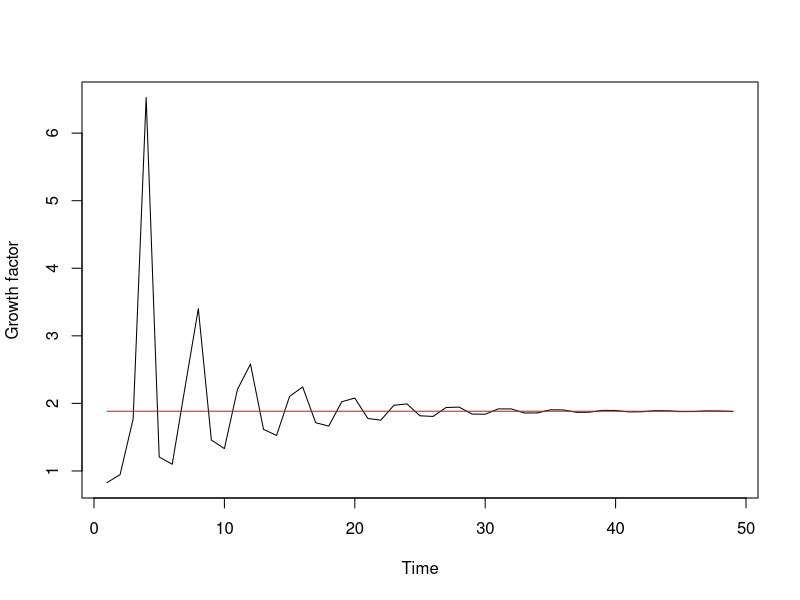
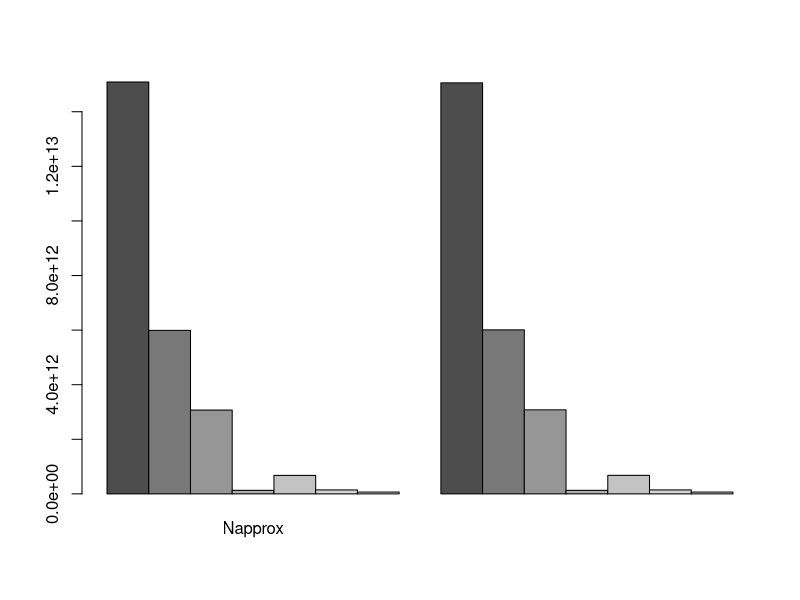
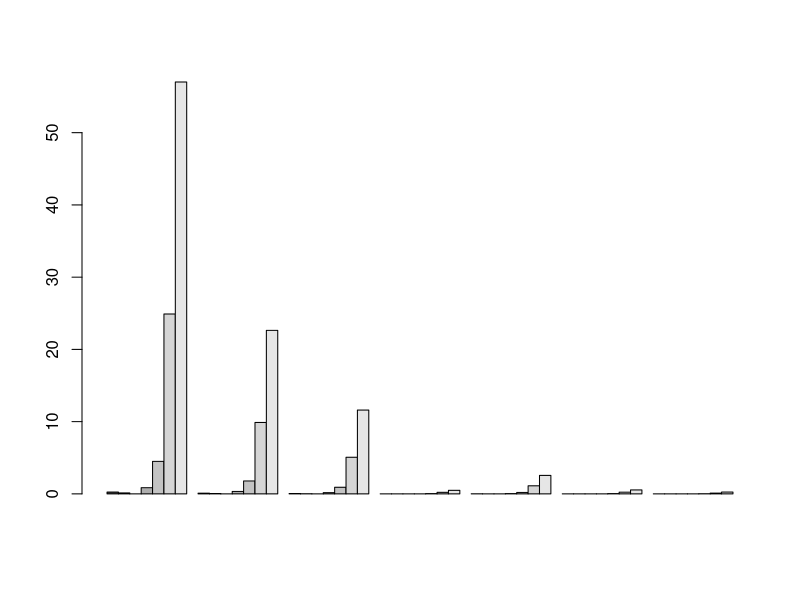
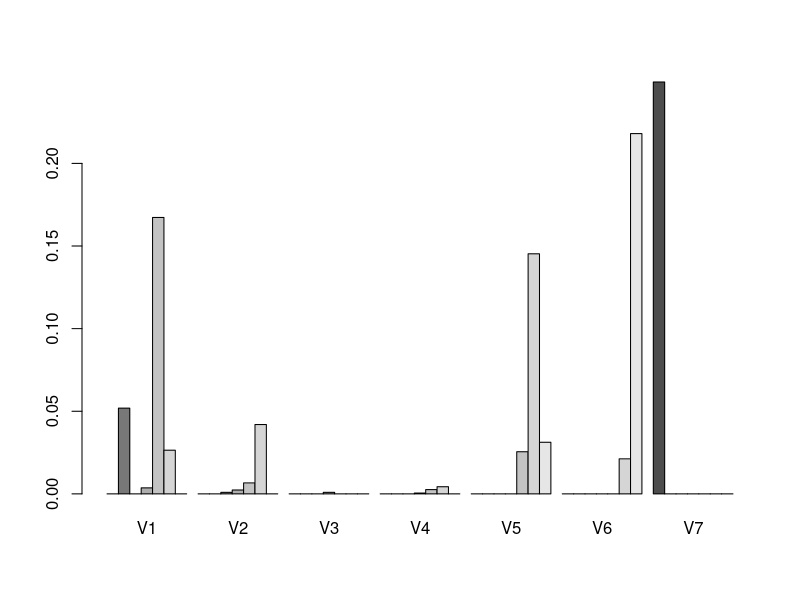

R code for these plots, in order:
# 1. upload Teasel data
# 2. run for 50 time steps staring with 2 individuals in stage 1
# 3. plot actual growth factors over time: total N[t+1]/N[t]
# 4. plot expected growth factor over time: leading eigenvalue
# how much deviation do you get from not being in stable age distribution

# upload Teasel data
TS = as.matrix(read.table("teasel_stage.txt"))

# run through time
nstg = ncol(TS) # number of stages in the Teasel model
n0 = c(2, rep(0,nstg-1)) # initial population vector
tf = 50 # final run time
Nt = matrix(NA,nrow=nstg,ncol=tf)
Nt[,1] = n0 # fill in initial conditions# for loop through time
for(t in 1:(tf-1)) {
  Nt[,t+1] = TS%*%Nt[,t]
}

# calculate annual population growth factors
Ntot_t = colSums(Nt) # total population sizes through time
gt = Ntot_t[2:tf]/Ntot_t[1:(tf-1)] # growth factor
# alternate: Ntot_t[-1]/Ntot_t[-tf] # take out 1st entry in numerator, take out last entry in demoninator
lambda = Re(eigen(TS)$values[1]) # leading eigenvalue
# plot
plot(1:(tf-1),gt,type="l",col="black",xlab="Time",ylab="Growth factor")
lines(1:(tf-1), rep(lambda,tf-1),col="red")

#------------ now Sebastian: elasticities
# Goal #5. test approximating at time tf-1
# compute approximation
v = Re(eigen(TS)$vectors[,1]) # right eigenvector: stable age distribution
v = v/sum(v)# normalize
w = Re(eigen(t(TS))$vectors[,1]) # left eigenvector: reproductive values
w = w/sum(w*v) # normalize w*v
Napprox = sum(w*n0)*v*lambda^(tf-1) # approximate population size
# plot approximation against actual simulation
barplot(cbind(Napprox,Nt[,tf]),beside=TRUE)

# goal 6: sensitivity analysis
# create matrix of sensitivities i.e. ((d[lambda]/d[L_ij])) = S
S = w%o%v # outer productive of w and v: matrix of sensitivities
barplot(S,beside=TRUE)  # visualize with a bar plot
# create matrix of elasticities
E = S*TS/lambda
# can check: sum(E) should =1
barplot(E,beside=TRUE) # visualize elasticities
